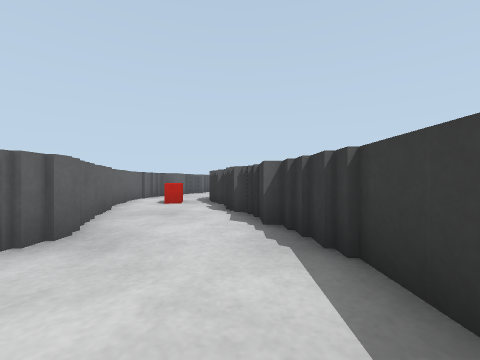
[1] (above)

24 first-person views from a walk through a Gazebo world. The camera is 0.35 m above the floor, looks level and sees 90° across. The floor is counted in squares, 0.5 m on a side. Each view is taken from the middle of a square. On the plan, view 1 faces up. The plan holds only what a view shows up to about 9 squares ahead; the rest is blank. The place goes on beyond the plan.

[2]
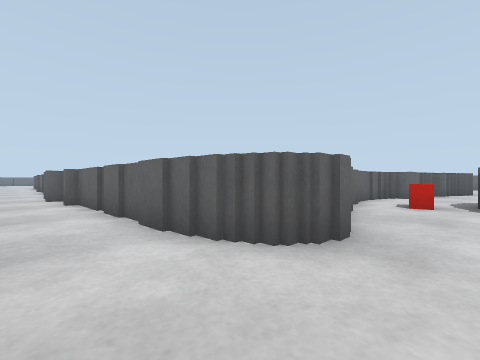

[3]
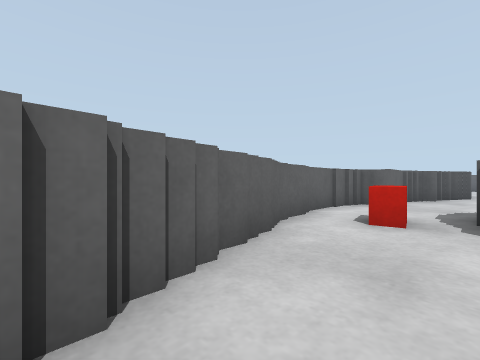

[4]
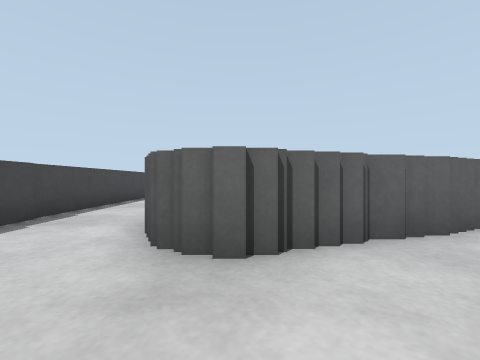

[5]
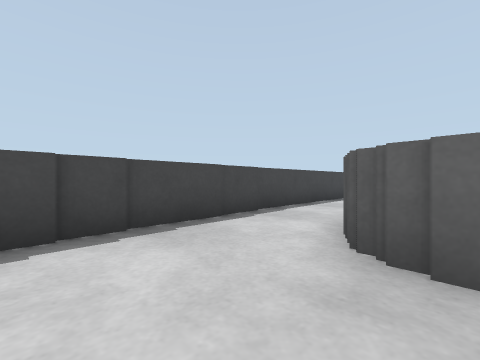

[6]
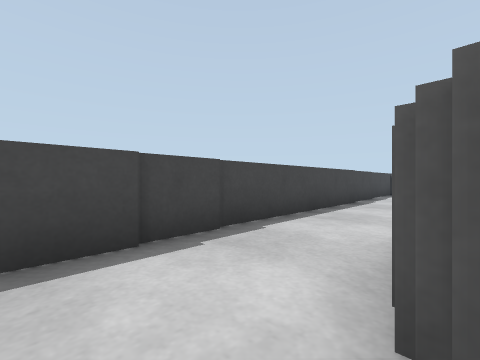

[7]
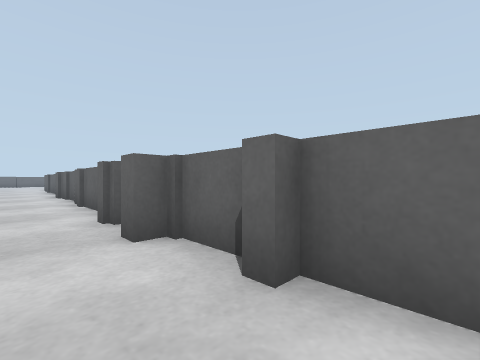

[8]
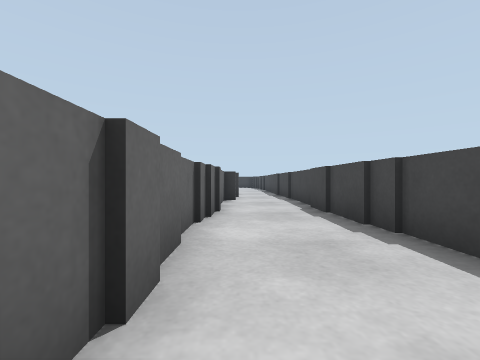

[9]
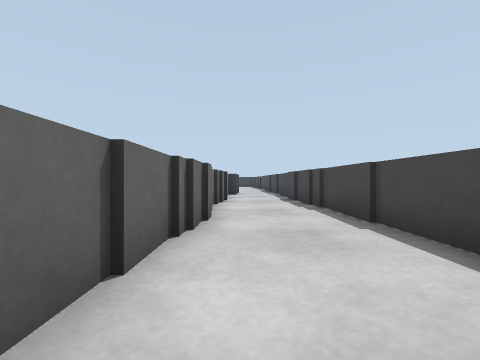

[10]
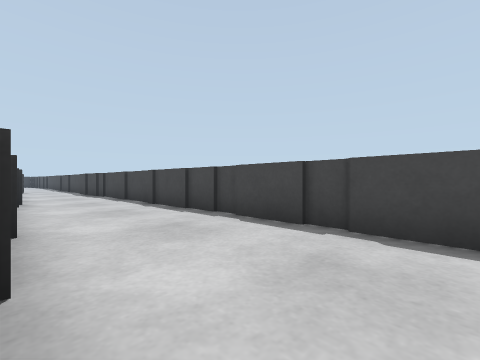

[11]
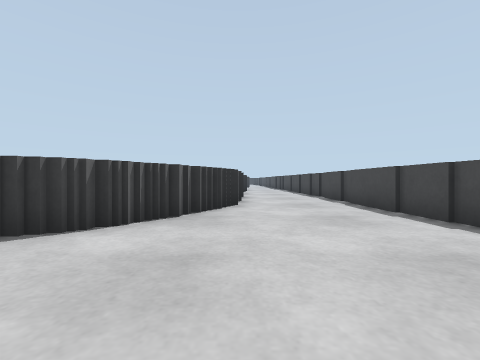

[12]
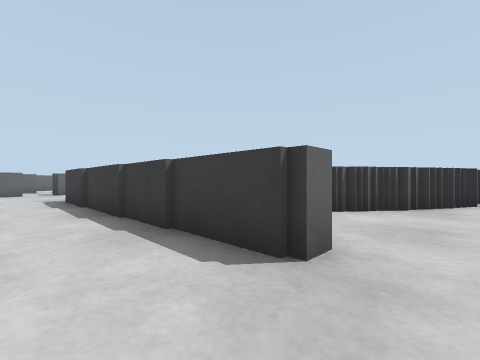

[13]
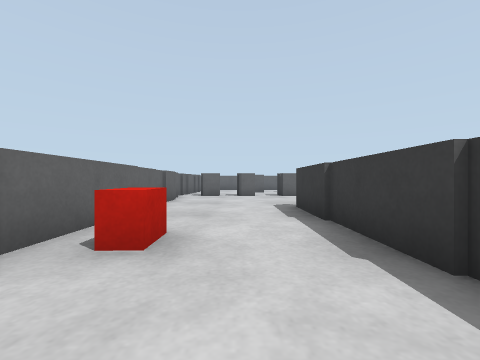

[14]
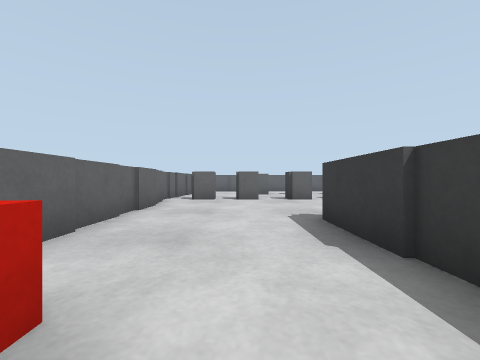

[15]
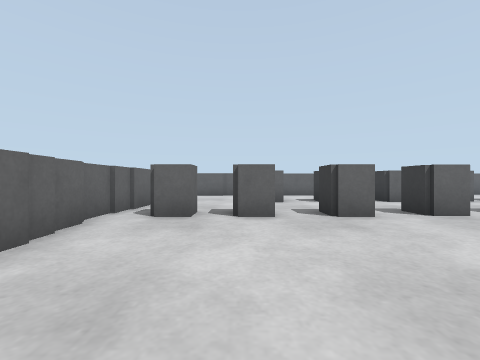

[16]
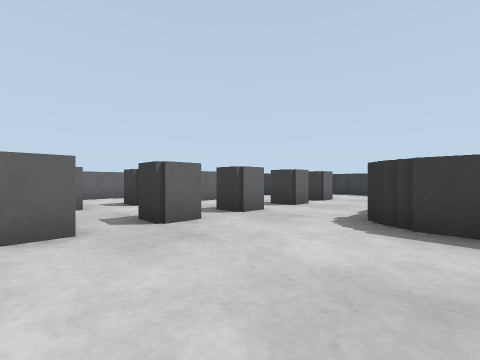

[17]
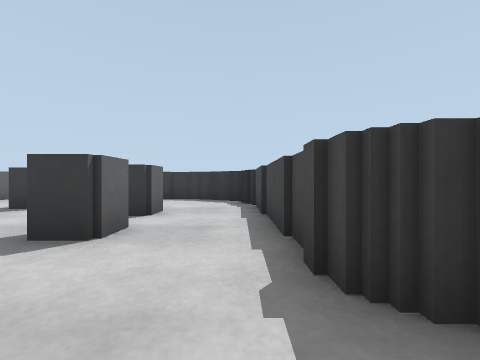

[18]
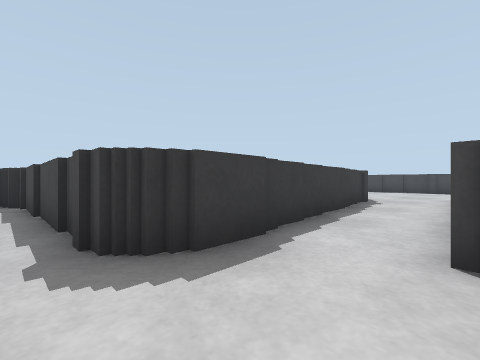

[19]
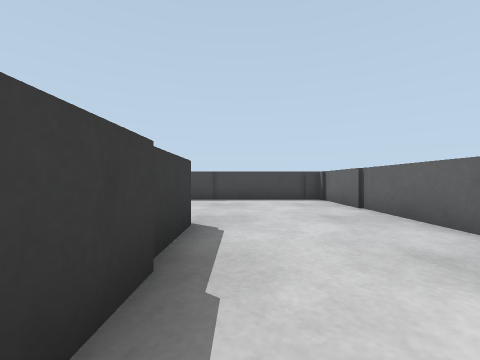

[20]
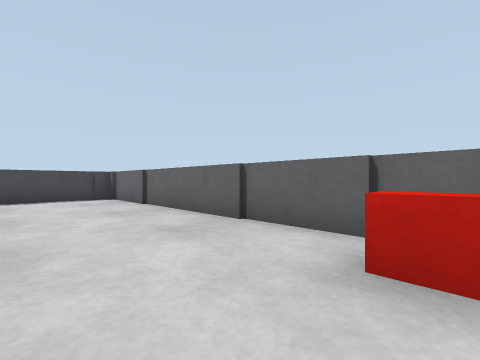

[21]
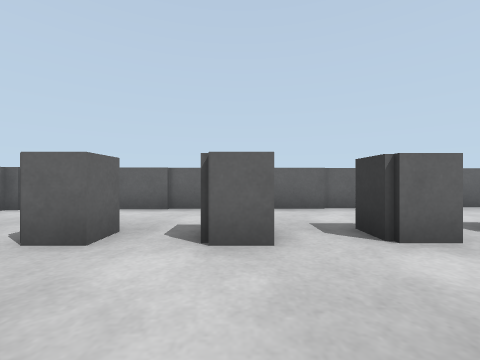

[22]
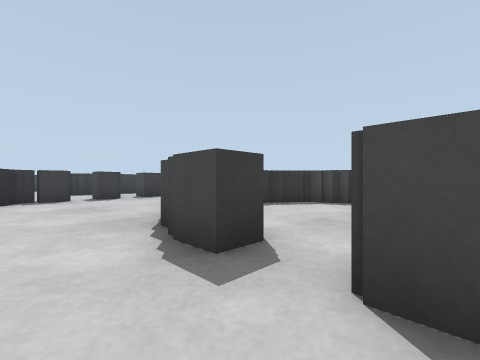

[23]
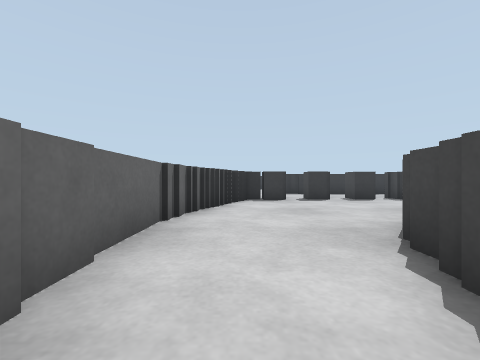

[24]
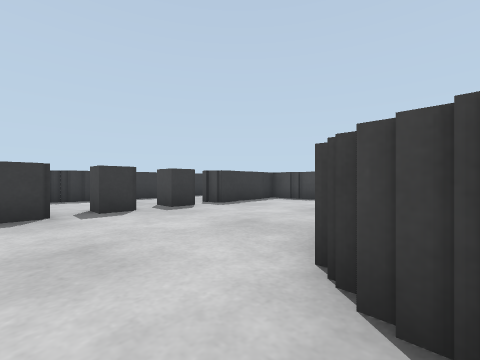

### Floor plan
Key: @ floor where view 1 was taken; # wall or solid block; x gap in a wall; . floor; B red box.
Columns run from 40 left of view 1 to 1 right of it. Each row starts with its distance up from view 1.
 23             #####
 22 ##########  #...####
 21  ..................##
 20   ..................#
 19   ..#.#.#.#.###.........#
 18 # ............##....#..##
 17 #............. #....x..#
 16 #.##.#.#.#.#...#....x..#
 15 #..............# ...#.                ##
 14 #............### ...#                 #.
 13 #......#######    ..#                ##.
 12 #......#          ###                #..
 11 #....#.##                           ##..
 10 ##...#..#                           #...
  9  #...#..#                           #..
  8  #B..#..#                           #.B##
  7  #...#..#                           #.B.#
  6  #...#..#                           ##..#
  5  #...#..##                           #..##
  4  #...#...##                          #...#
  3  #........###                        #...#
  2  #..........##########################...#
  1  #..........................##...........#
  0  #.... .................................@
 -1  #....  .........########################
 -2  ######  #########

Where each view was taken, in squares from view 1:
view 1: 0 up, 0 right, facing up
view 2: 0 up, 1 left, facing up-left
view 3: 3 up, 1 left, facing up-left
view 4: 3 up, 0 right, facing left
view 5: 3 up, 0 right, facing down-left
view 6: 2 up, 2 left, facing down-left
view 7: 0 up, 8 left, facing up-left
view 8: 1 up, 21 left, facing right
view 9: 1 up, 24 left, facing right
view 10: 2 up, 29 left, facing down-right
view 11: 2 up, 35 left, facing right
view 12: 2 up, 37 left, facing up-right
view 13: 5 up, 37 left, facing up
view 14: 7 up, 37 left, facing up
view 15: 11 up, 37 left, facing up
view 16: 12 up, 37 left, facing up-right
view 17: 14 up, 34 left, facing right
view 18: 14 up, 35 left, facing down-right
view 19: 7 up, 36 left, facing down
view 20: 8 up, 36 left, facing down-left
view 21: 16 up, 34 left, facing up
view 22: 21 up, 30 left, facing down-right
view 23: 21 up, 29 left, facing right
view 24: 20 up, 26 left, facing down-right
